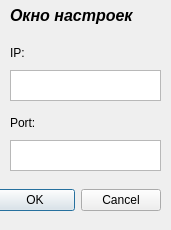
<?xml version="1.0" encoding="UTF-8"?>
<ui version="4.0">
 <class>Dialog</class>
 <widget class="QDialog" name="Dialog">
  <property name="geometry">
   <rect>
    <x>0</x>
    <y>0</y>
    <width>171</width>
    <height>230</height>
   </rect>
  </property>
  <property name="windowTitle">
   <string>Dialog</string>
  </property>
  <widget class="QDialogButtonBox" name="buttonBox">
   <property name="geometry">
    <rect>
     <x>-60</x>
     <y>180</y>
     <width>221</width>
     <height>41</height>
    </rect>
   </property>
   <property name="orientation">
    <enum>Qt::Horizontal</enum>
   </property>
   <property name="standardButtons">
    <set>QDialogButtonBox::Cancel|QDialogButtonBox::Ok</set>
   </property>
  </widget>
  <widget class="QTextEdit" name="textEdit">
   <property name="geometry">
    <rect>
     <x>10</x>
     <y>70</y>
     <width>151</width>
     <height>31</height>
    </rect>
   </property>
  </widget>
  <widget class="QLabel" name="label">
   <property name="geometry">
    <rect>
     <x>10</x>
     <y>0</y>
     <width>191</width>
     <height>31</height>
    </rect>
   </property>
   <property name="font">
    <font>
     <pointsize>12</pointsize>
     <weight>75</weight>
     <italic>true</italic>
     <bold>true</bold>
    </font>
   </property>
   <property name="text">
    <string>Окно настроек</string>
   </property>
   <property name="scaledContents">
    <bool>false</bool>
   </property>
  </widget>
  <widget class="QLabel" name="label_2">
   <property name="geometry">
    <rect>
     <x>10</x>
     <y>45</y>
     <width>91</width>
     <height>16</height>
    </rect>
   </property>
   <property name="text">
    <string>IP:</string>
   </property>
  </widget>
  <widget class="QLabel" name="label_3">
   <property name="geometry">
    <rect>
     <x>10</x>
     <y>115</y>
     <width>91</width>
     <height>16</height>
    </rect>
   </property>
   <property name="text">
    <string>Port:</string>
   </property>
  </widget>
  <widget class="QTextEdit" name="portedit">
   <property name="geometry">
    <rect>
     <x>10</x>
     <y>140</y>
     <width>151</width>
     <height>31</height>
    </rect>
   </property>
  </widget>
 </widget>
 <resources/>
 <connections>
  <connection>
   <sender>buttonBox</sender>
   <signal>accepted()</signal>
   <receiver>Dialog</receiver>
   <slot>accept()</slot>
   <hints>
    <hint type="sourcelabel">
     <x>248</x>
     <y>254</y>
    </hint>
    <hint type="destinationlabel">
     <x>157</x>
     <y>274</y>
    </hint>
   </hints>
  </connection>
  <connection>
   <sender>buttonBox</sender>
   <signal>rejected()</signal>
   <receiver>Dialog</receiver>
   <slot>reject()</slot>
   <hints>
    <hint type="sourcelabel">
     <x>316</x>
     <y>260</y>
    </hint>
    <hint type="destinationlabel">
     <x>286</x>
     <y>274</y>
    </hint>
   </hints>
  </connection>
 </connections>
</ui>
